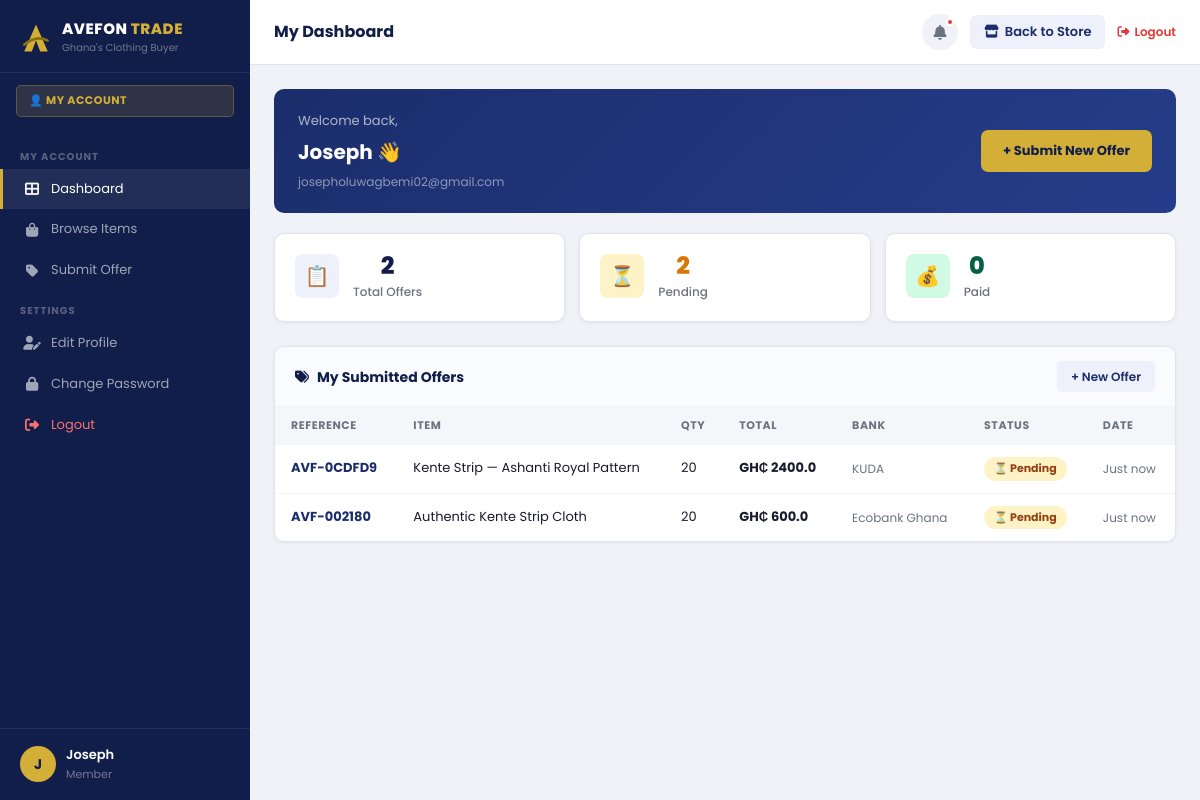
The page /dashboard/ (signed in) on the database its author committed.
### backend/models.py (models this page shows, shortened)
class SellerOffer(models.Model):
    STATUS = [
        ('pending',  '⏳ Pending Review'),
        ('approved', '✅ Approved'),
        ('received', '📦 Goods Received'),
        ('paid',     '💰 Paid'),
        ('rejected', '❌ Rejected'),
    ]
    ref           = models.CharField(max_length=20, unique=True, editable=False)
    user          = models.ForeignKey(User, on_delete=models.SET_NULL, null=True, blank=True, related_name='offers')
    seller_name   = models.CharField(max_length=200)
    seller_phone  = models.CharField(max_length=20)
    seller_email  = models.EmailField(blank=True)
    item          = models.ForeignKey(BuyingItem, on_delete=models.SET_NULL, null=True, blank=True, related_name='offers')
    item_name     = models.CharField(max_length=200)
    quantity      = models.PositiveIntegerField()
    asking_price  = models.DecimalField(max_digits=10, decimal_places=2)
    condition     = models.CharField(max_length=50, default='Brand New')
    description   = models.TextField(blank=True)
    bank_name     = models.CharField(max_length=100)
    account_name  = models.CharField(max_length=200)
    account_number = models.CharField(max_length=50)
    branch        = models.CharField(max_length=100, blank=True)
    location      = models.CharField(max_length=200, blank=True, help_text='Seller location/address for delivery')
    status        = models.CharField(max_length=20, choices=STATUS, default='pending')
    admin_note    = models.TextField(blank=True)
    created_at    = models.DateTimeField(auto_now_add=True)
    updated_at    = models.DateTimeField(auto_now=True)
    class Meta:
        ordering = ['-created_at']
    @property
    def total(self):
        return float(self.quantity) * float(self.asking_price)
    @property
    def bank(self):
        return self.bank_name
    @property
    def qty(self):
        return self.quantity

### backend/views.py (the view)
# urls.py: path('dashboard/',                              views.user_dashboard,       name='user-dashboard'),
@login_required
def user_dashboard(request):
    offers = _get_offers_for_user(request, request.user)
    return render(request, 'backend/user-dashboard.html', {
        'offers':  offers,
        'total':   len(offers),
        'pending': sum(1 for o in offers if (o.status if hasattr(o,'status') else o.get('status')) == 'pending'),
        'paid':    sum(1 for o in offers if (o.status if hasattr(o,'status') else o.get('status')) == 'paid'),
    })

### backend/views.py (called while the page is built)
def _get_offers_for_user(request, user):
    if USE_DB:
        try:
            return list(SellerOffer.objects.filter(user=user).order_by('-created_at'))
        except Exception:
            pass
    return request.session.get('user_offers', [])

### templates/backend/user-dashboard.html (shortened to what this page needs)
{% extends 'backend/base-dashboard.html' %}
{% block sidebar_role %}👤 My Account{% endblock %}
{% block user_role_label %}Member{% endblock %}
{% block page_title %}My Dashboard{% endblock %}
{% block sidebar_nav %}
<div class="dash-nav-section">My Account</div>
<a href="{% url 'backend:user-dashboard' %}" class="dash-nav-link active"><i class="fas fa-th-large"></i> Dashboard</a>
<a href="{% url 'frontend:product-listing' %}" class="dash-nav-link"><i class="fas fa-shopping-bag"></i> Browse Items</a>
<a href="{% url 'frontend:sell-offer' %}" class="dash-nav-link"><i class="fas fa-tag"></i> Submit Offer</a>
<div class="dash-nav-section">Settings</div>
<a href="{% url 'backend:edit-profile' %}" class="dash-nav-link"><i class="fas fa-user-edit"></i> Edit Profile</a>
<a href="{% url 'backend:change-password' %}" class="dash-nav-link"><i class="fas fa-lock"></i> Change Password</a>
<a href="{% url 'frontend:logout' %}" class="dash-nav-link" style="color:#F87171"><i class="fas fa-sign-out-alt"></i> Logout</a>
{% endblock %}
{% block dashboard_content %}
<div style="background:linear-gradient(135deg,#1B2D6B,#253D8A);border-radius:10px;padding:22px 24px;margin-bottom:20px;display:flex;justify-content:space-between;align-items:center;flex-wrap:wrap;gap:12px">
  <div>
    <div style="color:rgba(255,255,255,.65);font-size:13px;margin-bottom:4px">Welcome back,</div>
    <div style="color:#fff;font-size:20px;font-weight:700">{{ request.user.get_full_name|default:request.user.username }} 👋</div>
    <div style="color:rgba(255,255,255,.5);font-size:12px;margin-top:4px">{{ request.user.email|default:'No email set' }}</div>
  </div>
  <a href="{% url 'frontend:sell-offer' %}" style="background:#D4AF37;color:#111E4A;padding:11px 22px;border-radius:7px;font-weight:700;font-size:13px">+ Submit New Offer</a>
</div>
<div class="stat-grid">
  <div class="stat-card"><div class="stat-card-icon" style="background:#EEF1FB">📋</div><div><div class="stat-val">{{ total }}</div><div class="stat-label">Total Offers</div></div></div>
  <div class="stat-card"><div class="stat-card-icon" style="background:#FEF3C7">⏳</div><div><div class="stat-val" style="color:#D97706">{{ pending }}</div><div class="stat-label">Pending</div></div></div>
  <div class="stat-card"><div class="stat-card-icon" style="background:#D1FAE5">💰</div><div><div class="stat-val" style="color:#065F46">{{ paid }}</div><div class="stat-label">Paid</div></div></div>
</div>
<div class="dash-card">
  <div class="dash-card-head">
    <div class="dash-card-title"><i class="fas fa-tags"></i> My Submitted Offers</div>
    <a href="{% url 'frontend:sell-offer' %}" class="dash-card-action">+ New Offer</a>
  </div>
  <div style="overflow-x:auto">
    <table class="dash-table">
      <thead><tr><th>Reference</th><th>Item</th><th>Qty</th><th>Total</th><th>Bank</th><th>Status</th><th>Date</th></tr></thead>
      <tbody>
        {% for offer in offers %}
        <tr>
          <td><strong style="color:#1B2D6B">{{ offer.ref }}</strong></td>
          <td>{{ offer.item_name }}</td>
          <td>{{ offer.qty }}</td>
          <td><strong>GH₵ {{ offer.total }}</strong></td>
          <td style="font-size:12px;color:#6B7280">{{ offer.bank }}</td>
          <td>
            {% if offer.status == 'paid' %}<span class="badge badge-success">💰 Paid</span>
            {% elif offer.status == 'approved' %}<span class="badge badge-info">✅ Approved</span>
            {% elif offer.status == 'rejected' %}<span class="badge badge-danger">❌ Rejected</span>
            {% else %}<span class="badge badge-warning">⏳ Pending</span>{% endif %}
          </td>
          <td style="font-size:12px;color:#6B7280">{{ offer.date|default:'Just now' }}</td>
        </tr>
        {% endfor %}
      </tbody>
    </table>
  </div>
</div>
{% endblock %}

### templates/backend/base-dashboard.html (shortened to what this page needs)
{% load static %}
<!doctype html>
<html lang="en">
<head>
  <link rel="stylesheet" href="{% static 'frontend/css/style.css' %}">
  <link href="https://cdnjs.cloudflare.com/ajax/libs/font-awesome/6.5.1/css/all.min.css" rel="stylesheet">
</head>
<body>
<div class="dash-wrap">
  <aside class="dash-sidebar">
    <div class="dash-logo">
      <svg width="32" height="32" viewBox="0 0 38 38" fill="none">
        <polygon points="19,3 33,35 24,35 19,22 14,35 5,35" fill="#D4AF37"/>
        <path d="M5,27 Q19,15 33,22" stroke="#8A7010" stroke-width="3" fill="none" stroke-linecap="round"/>
      </svg>
      <div>
        <div class="dash-logo-text">AVEFON <span>TRADE</span></div>
        <div class="dash-logo-sub">Ghana's Clothing Buyer</div>
      </div>
    </div>
    <div class="dash-role-badge">{% block sidebar_role %}Dashboard{% endblock %}</div>
    <nav class="dash-nav">{% block sidebar_nav %}{% endblock %}</nav>
    <div class="dash-sidebar-bottom">
      <div class="dash-user-info">
        <div class="dash-avatar">
          {% if request.user.first_name %}
            {{ request.user.first_name|first|upper }}{% if request.user.last_name %}{{ request.user.last_name|first|upper }}{% endif %}
          {% else %}
            {{ request.user.username|first|upper }}
          {% endif %}
        </div>
        <div>
          <div class="dash-user-name">{{ request.user.get_full_name|default:request.user.username }}</div>
          <div class="dash-user-role">{% block user_role_label %}Member{% endblock %}</div>
        </div>
      </div>
    </div>
  </aside>
  <div class="dash-content">
    <header class="dash-topbar">
      <div class="dash-topbar-left">
        <span class="dash-topbar-title">{% block page_title %}Dashboard{% endblock %}</span>
      </div>
      <div class="dash-topbar-right">
        <div class="dash-topbar-icon" title="Notifications">
          <i class="fas fa-bell"></i>
          <span class="dash-notif-dot"></span>
        </div>
        <a href="{% url 'frontend:index' %}" class="dash-store-link">
          <i class="fas fa-store"></i> Back to Store
        </a>
        <a href="#" onclick="showLogoutModal();return false" style="font-size:12px;color:#E53935;font-weight:600;display:flex;align-items:center;gap:5px">
          <i class="fas fa-sign-out-alt"></i> Logout
        </a>
      </div>
    </header>
    <div class="dash-page">
      {% block dashboard_content %}{% endblock %}
    </div>
  </div>
</div>
</body>
</html>

### static/frontend/css/style.css (style rules this page uses)
:root { --purple: #f7ecd3; --purple-dark: #eee1bb; --purple-light: #ede9fe; --purple-pale: #f5f3ff; --accent: #f59e0b; --red: #ef4444; --green: #10b981; --dark: #111827; --gray-700: #374151; --gray-500: #6b7280; --gray-300: #d1d5db; --gray-100: #f3f4f6; --white: #ffffff; --border: #e5e7eb; --shadow: 0 1px 3px rgba(0,0,0,0.08), 0 1px 2px rgba(0,0,0,0.06); --shadow-md: 0 4px 6px rgba(0,0,0,0.07), 0 2px 4px rgba(0,0,0,0.06); --shadow-lg: 0 10px 15px rgba(0,0,0,0.08), 0 4px 6px rgba(0,0,0,0.05); --radius-sm: 6px; --radius: 10px; --radius-lg: 16px; --radius-xl: 22px; --transition: all 0.22s ease; }
*, *::before, *::after { box-sizing: border-box; margin: 0; padding: 0; }
html { scroll-behavior: smooth; font-size: 15px; }
body { font-family: 'AlbertSans', 'Plus Jakarta Sans', system-ui, sans-serif; background: #f8f8f8; color: var(--dark); line-height: 1.6; -webkit-font-smoothing: antialiased; }
a { text-decoration: none; color: inherit; }
.stat-card { background: #fff; border: 1px solid var(--border); border-radius: var(--radius-lg); padding: 20px; text-align: center; transition: var(--transition); }
.stat-label { font-size: 12px; color: var(--gray-500); margin-top: 3px; font-weight: 500; }

### rows shown on the page
SellerOffer: ref "AVF-0CDFD9", item_name "Kente Strip — Ashanti Royal Pattern", qty "20", total "2400.0", bank "KUDA", status "⏳ Pending", date "Just now"
SellerOffer: ref "AVF-002180", item_name "Authentic Kente Strip Cloth", qty "20", total "600.0", bank "Ecobank Ghana", status "⏳ Pending", date "Just now"

### other values the page prints
{{ request.user.username|first|upper }} "J"
{{ request.user.get_full_name|default:request.user.username }} "Joseph"
{{ request.user.email|default:'No email set' }} "josepholuwagbemi02@gmail.com"
{{ total }} "2"
{{ pending }} "2"
{{ paid }} "0"
